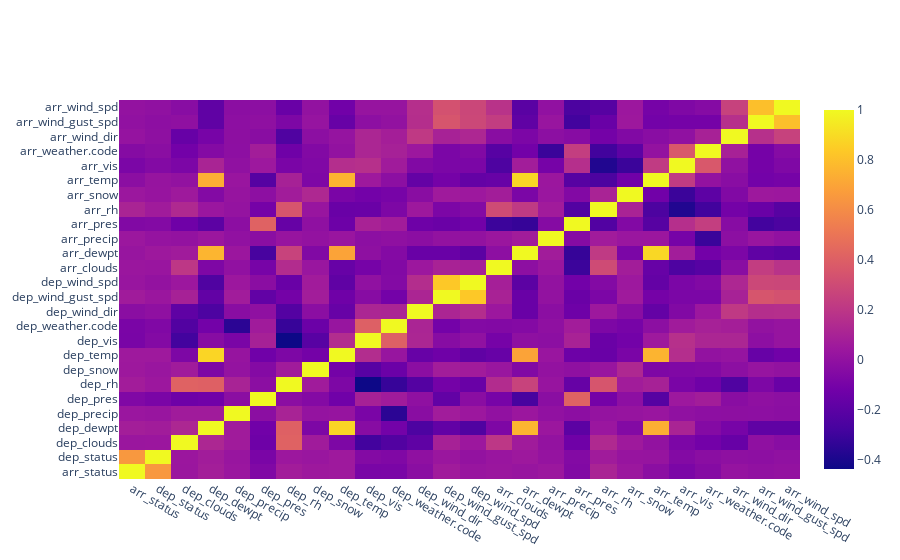

Notebook cell for this chart:
### Code cell
# correl = subset_data.corr()
correl = sub_data.corr(numeric_only=True)

trace = go.Heatmap(z=correl.values,
                  x=correl.index.values,
                  y=correl.columns.values)
data=[trace]
plotly.offline.iplot(data, filename='basic-heatmap')

### Figure 1 — Plotly figure (JSON) as saved in the notebook; plotly's stock layout.template omitted (floating-point values rounded to 4 significant figures; data arrays with more than 128 entries replaced by an {"elided": "..."} marker saying what was removed)
{"data": [{"type": "heatmap", "x": ["arr_status", "dep_status", "dep_clouds", "dep_dewpt", "dep_precip", "dep_pres", "dep_rh", "dep_snow", "dep_temp", "dep_vis", "dep_weather.code", "dep_wind_dir", "dep_wind_gust_spd", "dep_wind_spd", "arr_clouds", "arr_dewpt", "arr_precip", "arr_pres", "arr_rh", "arr_snow", "arr_temp", "arr_vis", "arr_weather.code", "arr_wind_dir", "arr_wind_gust_spd", "arr_wind_spd"], "y": ["arr_status", "dep_status", "dep_clouds", "dep_dewpt", "dep_precip", "dep_pres", "dep_rh", "dep_snow", "dep_temp", "dep_vis", "dep_weather.code", "dep_wind_dir", "dep_wind_gust_spd", "dep_wind_spd", "arr_clouds", "arr_dewpt", "arr_precip", "arr_pres", "arr_rh", "arr_snow", "arr_temp", "arr_vis", "arr_weather.code", "arr_wind_dir", "arr_wind_gust_spd", "arr_wind_spd"], "z": {"elided": "26x26 float values"}}], "layout": {}}
